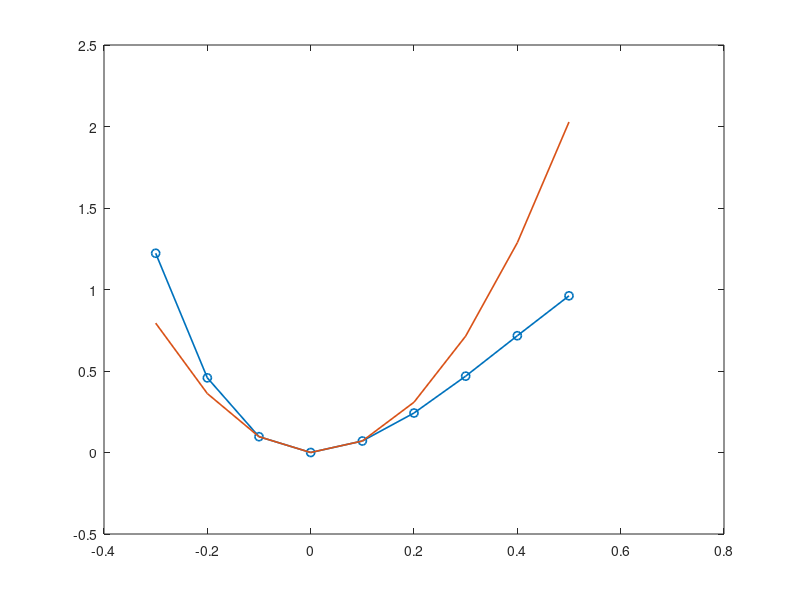

This chart was generated by the following MATLAB code: (Note: this script raises an error after producing the figure.)
E = [-1170.31429616,-1171.07865896,-1171.43959399,-1171.53663541,-1171.46615680,-1171.29440609,-1171.06824634,-1170.82017855,-1170.57530569];
disp = linspace(-0.3,0.5,9);
p = polyfit(disp(3:5),E(3:5),2);

figure1 = figure(1);
plot(disp,E-E(4),'-o', 'LineWidth', 1.2)
hold
plot(disp,polyval(p,disp)-E(4), 'LineWidth', 1.2)
ax = gca;
ax.FontSize = 12;
%xlim([0.3 1.0]);
%ylim([0 31]);
legend('Actual', 'Harmonic', 'Location', 'northwest')
xlabel(sprintf('Displacement from equilibrium (%c)',197), 'FontSize', 15, 'Interpreter', 'tex')
ylabel('Energy above min (eV)', 'FontSize', 15, 'Interpreter', 'tex')